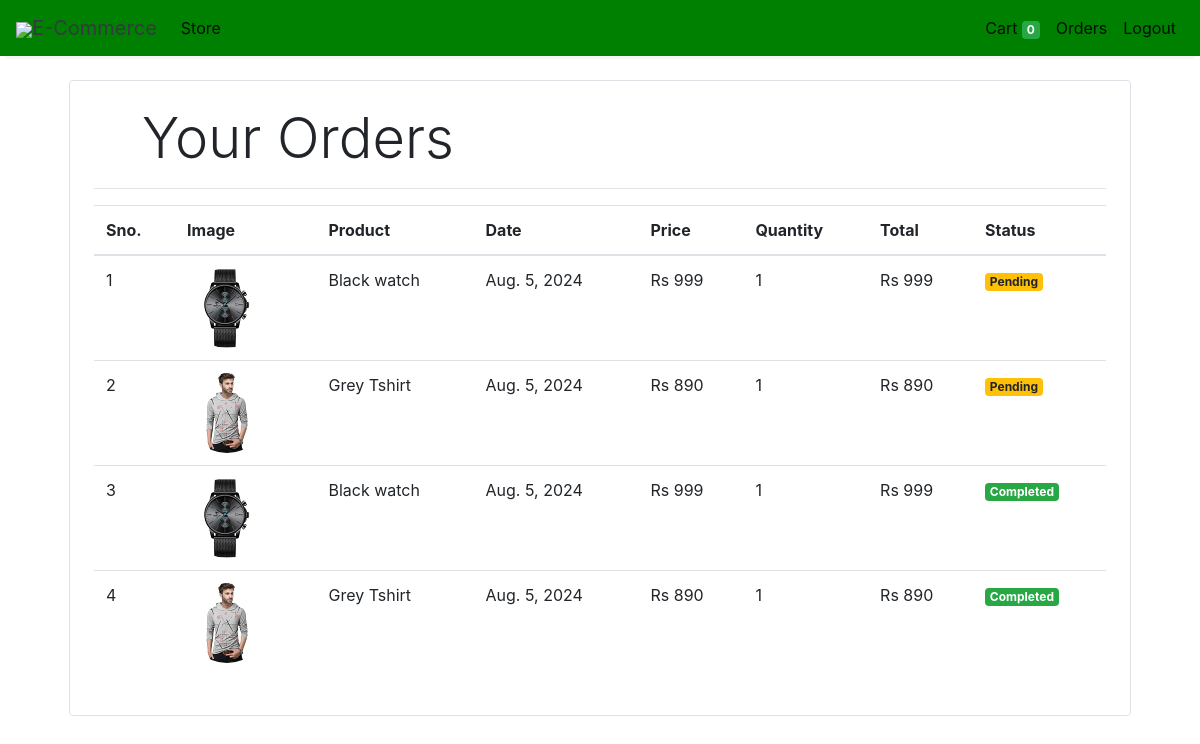
The page /orders (signed in) on the database its author committed.
### store/models/orders.py (models this page shows, shortened)
class Order(models.Model):
    product = models.ForeignKey(Products,
                                on_delete=models.CASCADE)
    customer = models.ForeignKey(Customer,
                                 on_delete=models.CASCADE)
    quantity = models.IntegerField(default=1)
    price = models.IntegerField()
    address = models.CharField (max_length=50, default='', blank=True)
    phone = models.CharField (max_length=50, default='', blank=True)
    date = models.DateField (default=datetime.datetime.today)
    status = models.BooleanField (default=False)
    @staticmethod
    def get_orders_by_customer(customer_id):
        return Order.objects.filter(customer=customer_id).order_by('-date')

### store/models/product.py (models this page shows, shortened)
class Products(models.Model):
    name = models.CharField(max_length=60)
    price= models.IntegerField(default=0)
    category= models.ForeignKey(Category,on_delete=models.CASCADE,default=1 )
    description= models.CharField(max_length=250, default='', blank=True, null= True)
    image= models.ImageField(upload_to='uploads/products/')

### store/middlewares/auth.py (the view)
    def middleware(request):
        print(request.session.get('customer'))
        returnUrl = request.META['PATH_INFO']
        print(request.META['PATH_INFO'])
        if not request.session.get('customer'):
           return redirect(f'login?return_url={returnUrl}')
        response = get_response(request)
        return response

### store/templatetags/custom_filter.py (called while the page is built)
@register.filter(name='currency')
def currency(number):
    return "Rs "+str(number)

@register.filter(name='multiply')
def multiply(number , number1):
    return number * number1

### store/views/orders.py (called while the page is built)
    def get(self , request ):
        customer = request.session.get('customer')
        orders = Order.get_orders_by_customer(customer)
        print(orders)
        return render(request , 'orders.html'  , {'orders' : orders})

### store/templates/orders.html
{% extends 'base.html' %}
{% block content %}
{% load cart %}
{% load custom_filter %}
<div class="container">
   <div class="border rounded p-4 m-4">
        <p class="display-4 pl-4 ml-4">Your Orders</p>
        <hr>
        <table class="table">
            <thead>
                <tr>
                    <th>Sno.</th>
                    <th>Image</th>
                    <th>Product</th>
                    <th>Date</th>
                    <th>Price</th>
                    <th>Quantity</th>
                    <th>Total</th>
                    <th>Status</th>
                </tr>
            </thead>
            <tbody>
                {% for order in orders %}
                <tr>
                    <td>{{forloop.counter}}</td>
                    <td><img style="height: 80px;" class="rounded-circle" src="{{order.product.image.url}}" alt=""></td>
                    <td>{{order.product.name}}</td>
                    <td>{{order.date}}</td>
                    <td>{{order.price|currency}}</td>
                    <td>{{order.quantity}}</td>
                    <td>{{order.quantity|multiply:order.price|currency}}</td>
                    {% if order.status %}
                    <td><small class="badge badge-success">Completed</small></td>
                    {%else%}
                    <td><small class="badge badge-warning">Pending</small></td>
                    {% endif %}
                </tr>
                {% endfor %}
            </tbody>
        </table>
   </div>
</div>
{% endblock %}

### rows shown on the page
Order: product.image (picture), product.name "Black watch", date "Aug. 5, 2024", price "Rs 999", quantity "1", quantity|multiply "Rs 999", status "Pending"
Order: product.image (picture), product.name "Grey Tshirt", date "Aug. 5, 2024", price "Rs 890", quantity "1", quantity|multiply "Rs 890", status "Pending"
Order: product.image (picture), product.name "Black watch", date "Aug. 5, 2024", price "Rs 999", quantity "1", quantity|multiply "Rs 999", status "Completed"
Order: product.image (picture), product.name "Grey Tshirt", date "Aug. 5, 2024", price "Rs 890", quantity "1", quantity|multiply "Rs 890", status "Completed"

### other values the page prints
{{ request.session.cart.keys|length }} "0"
